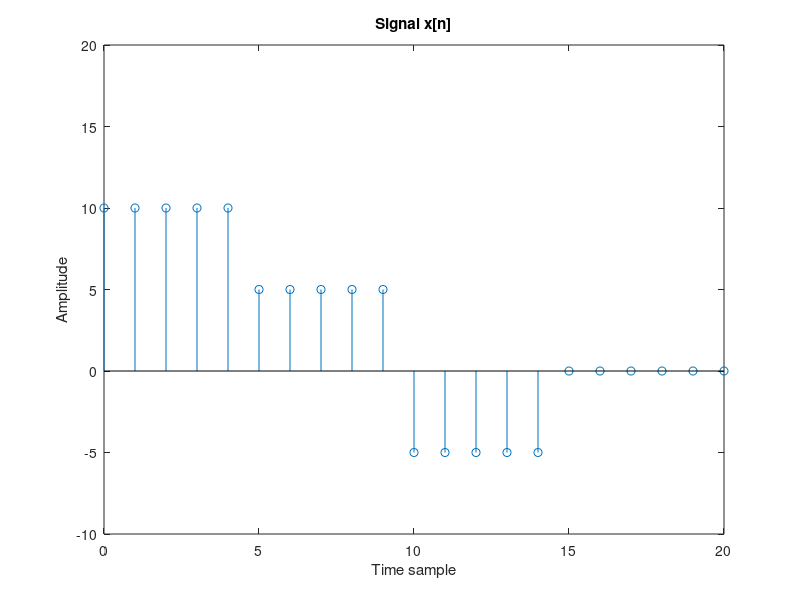

MATLAB code to generate this figure:
%% 
%Generate the following sequence using basic MATLAB function and the basic MATLAB signal operations (PLot sequence for 0<=n<=20)
%x[n] = 10u[n] - 5u[n-5] - 10u[n-10] + 5u[n-15]

%defining the range
n=0:20;

%defining x[n]
x_n = (10*(n>=0)) - (5*(n>=5)) - (10*(n>=10)) + (5*(n>=15));

%using stem function to plot the sequence
stem (n, x_n);

% Display the signal x_n
title('Signal x[n]');
xlabel('Time sample');
ylabel('Amplitude');
axis([0, 20, -10, 20]);
